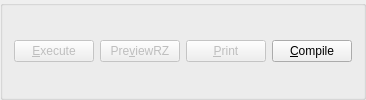
      <widget class="QGroupBox" name="ButtonGroup4">
       <property name="sizePolicy">
        <sizepolicy hsizetype="Preferred" vsizetype="Preferred">
         <horstretch>0</horstretch>
         <verstretch>0</verstretch>
        </sizepolicy>
       </property>
       <property name="title">
        <string/>
       </property>
       <layout class="QVBoxLayout" name="verticalLayout">
        <item>
         <layout class="QHBoxLayout" name="horizontalLayout_15">
          <item>
           <widget class="QPushButton" name="ExecuteButton">
            <property name="enabled">
             <bool>false</bool>
            </property>
            <property name="sizePolicy">
             <sizepolicy hsizetype="Minimum" vsizetype="Fixed">
              <horstretch>0</horstretch>
              <verstretch>0</verstretch>
             </sizepolicy>
            </property>
            <property name="toolTip">
             <string>Only enabled if user code compiled, no input errors found and proper pegs data used.</string>
            </property>
            <property name="whatsThis">
             <string>Only enabled if user code compiled, no input errors found and proper pegs data used.</string>
            </property>
            <property name="text">
             <string>&amp;Execute</string>
            </property>
            <property name="shortcut">
             <string>Alt+E</string>
            </property>
            <property name="checked">
             <bool>false</bool>
            </property>
            <property name="autoDefault">
             <bool>false</bool>
            </property>
           </widget>
          </item>
          <item>
           <widget class="QPushButton" name="PreviewRZButton">
            <property name="enabled">
             <bool>false</bool>
            </property>
            <property name="toolTip">
             <string>preview geometry of an existing input file</string>
            </property>
            <property name="whatsThis">
             <string>preview geometry of an existing input file</string>
            </property>
            <property name="text">
             <string>Pre&amp;viewRZ</string>
            </property>
            <property name="shortcut">
             <string>Alt+V</string>
            </property>
            <property name="autoDefault">
             <bool>false</bool>
            </property>
           </widget>
          </item>
          <item>
           <widget class="QPushButton" name="PrintButton">
            <property name="enabled">
             <bool>false</bool>
            </property>
            <property name="toolTip">
             <string>print input file</string>
            </property>
            <property name="whatsThis">
             <string>print input file</string>
            </property>
            <property name="text">
             <string>&amp;Print</string>
            </property>
            <property name="shortcut">
             <string>Alt+P</string>
            </property>
            <property name="autoDefault">
             <bool>false</bool>
            </property>
           </widget>
          </item>
          <item>
           <widget class="QPushButton" name="compileButton">
            <property name="enabled">
             <bool>true</bool>
            </property>
            <property name="toolTip">
             <string>Compile user code</string>
            </property>
            <property name="whatsThis">
             <string>Compile user code</string>
            </property>
            <property name="text">
             <string>&amp;Compile</string>
            </property>
            <property name="shortcut">
             <string>Alt+C</string>
            </property>
            <property name="autoDefault">
             <bool>false</bool>
            </property>
           </widget>
          </item>
         </layout>
        </item>
       </layout>
      </widget>
